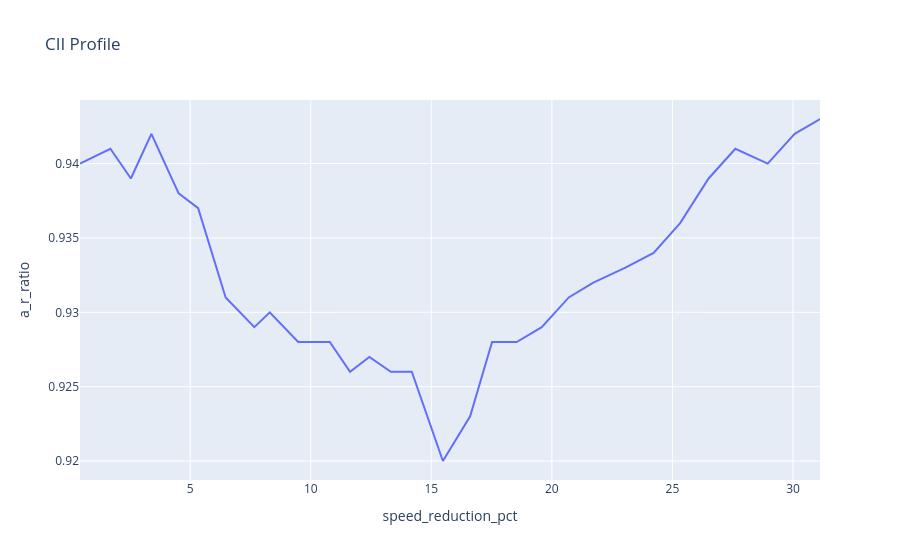

The code cell stored with this chart in its notebook:
### Code cell
import plotly.express as px

fig = px.line(newdf, x="speed_reduction_pct", y="a_r_ratio" , title="CII Profile", color_discrete_map= {'A' : 'green', 'B' : 'lightgreen'} )
fig.update_yaxes(range=[0, 1.5]) 
fig.show()

### Figure 1 — Plotly figure (JSON) as saved in the notebook; plotly's stock layout.template omitted (floating-point values rounded to 4 significant figures)
{"data": [{"hovertemplate": "speed_reduction_pct=%{x}<br>a_r_ratio=%{y}<extra></extra>", "legendgroup": "", "line": {"color": "#636efa", "dash": "solid"}, "marker": {"symbol": "circle"}, "mode": "lines", "name": "", "orientation": "v", "showlegend": false, "type": "scatter", "x": [0.43, 1.69, 2.54, 3.39, 4.52, 5.33, 6.47, 7.66, 8.3, 9.48, 10.79, 11.63, 12.43, 13.32, 14.19, 15.48, 16.61, 17.52, 18.54, 19.58, 20.7, 21.72, 23.05, 24.22, 25.32, 26.5, 27.61, 28.95, 30.07, 31.12], "xaxis": "x", "y": [0.94, 0.941, 0.939, 0.942, 0.938, 0.937, 0.931, 0.929, 0.93, 0.928, 0.928, 0.926, 0.927, 0.926, 0.926, 0.92, 0.923, 0.928, 0.928, 0.929, 0.931, 0.932, 0.933, 0.934, 0.936, 0.939, 0.941, 0.94, 0.942, 0.943], "yaxis": "y"}], "layout": {"autosize": true, "legend": {"tracegroupgap": 0}, "title": {"text": "CII Profile"}, "xaxis": {"anchor": "y", "autorange": true, "domain": [0, 1], "range": [0.43, 31.12], "title": {"text": "speed_reduction_pct"}, "type": "linear"}, "yaxis": {"anchor": "x", "autorange": true, "domain": [0, 1], "range": [0.9187, 0.9443], "title": {"text": "a_r_ratio"}, "type": "linear"}}}
